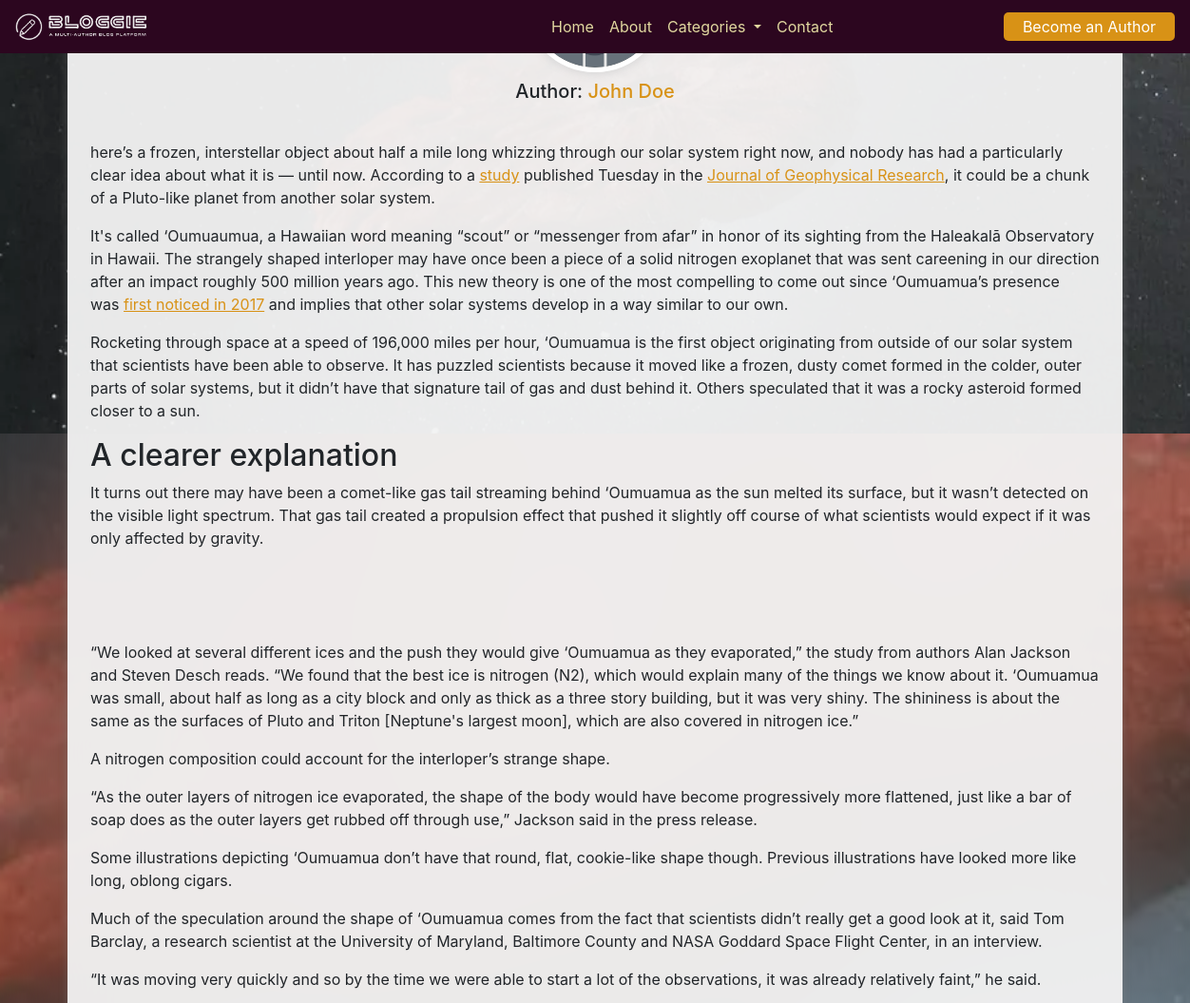
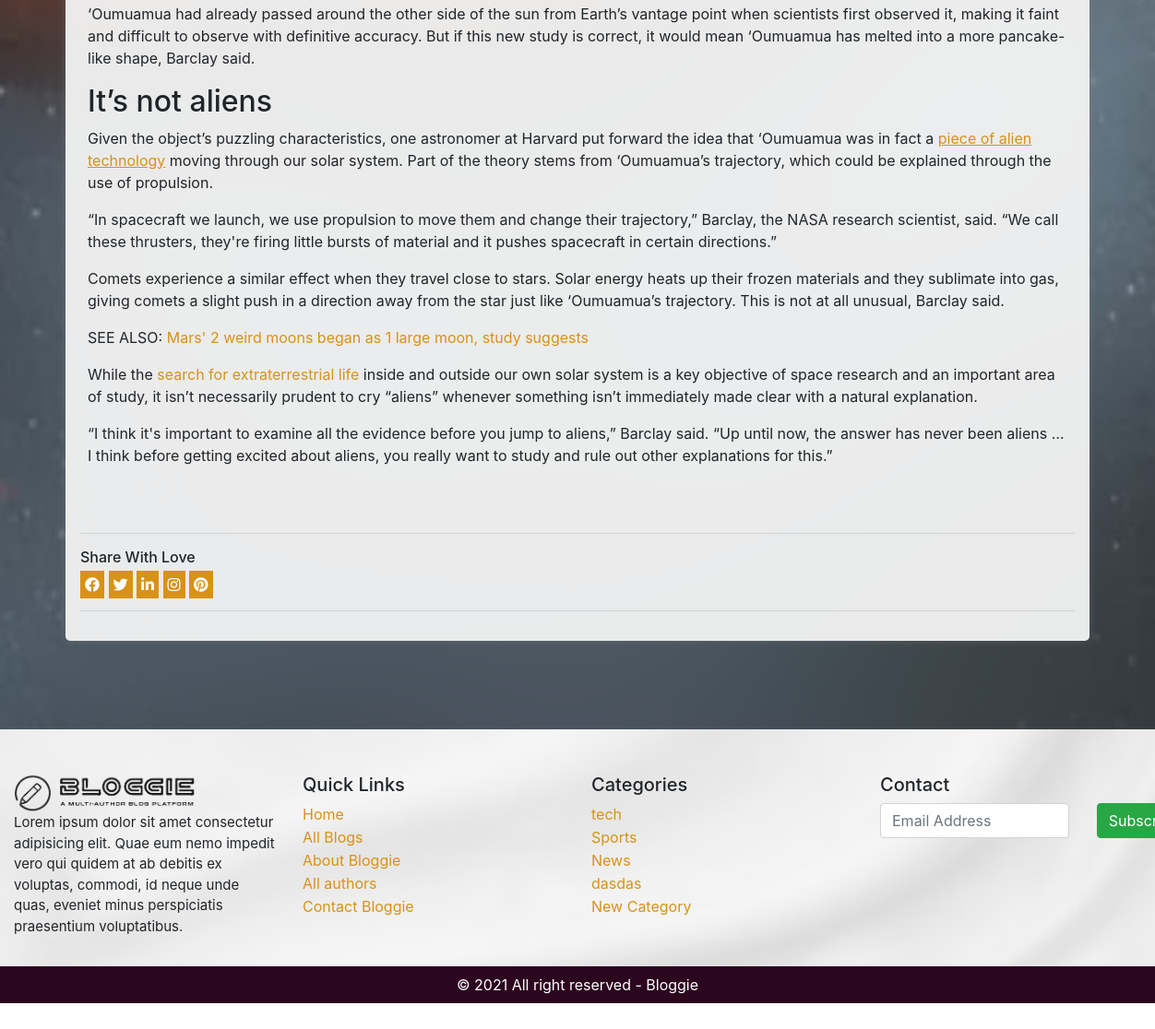
/post.php?id=104, run on the app's committed database (2 pictures, top to bottom).
### tables this page shows
CREATE TABLE `posts` (
  `id` int(30) NOT NULL,
  `slug` varchar(100) NOT NULL,
  `tittle` varchar(100) NOT NULL,
  `disc` longtext NOT NULL,
  `image` varchar(100) NOT NULL,
  `category` varchar(100) NOT NULL,
  `category_id` varchar(100) NOT NULL,
  `author_user` varchar(100) NOT NULL,
  `author_id` varchar(100) NOT NULL,
  `comment` int(20) NOT NULL,
  `post_status` varchar(100) NOT NULL,
  `date` datetime NOT NULL DEFAULT current_timestamp()
);

CREATE TABLE `categories` (
  `id` int(100) NOT NULL,
  `slug` varchar(200) NOT NULL,
  `name` varchar(200) NOT NULL,
  `status` varchar(200) NOT NULL,
  `date` date NOT NULL DEFAULT current_timestamp()
);

### post.php (the view, shortened to what this page needs)
<?php
if (isset($_GET["id"])) {
    $post_id = $_GET["id"];
} else {
    header('location:404.php');
}
include 'connection.php';
$topic_query = "SELECT *  FROM `posts` WHERE  `id` = $post_id";
$result = mysqli_query($con, $topic_query);
if (mysqli_num_rows($result) > 0) {
    while ($row = mysqli_fetch_assoc($result)) {
        $post_slug = $row["slug"];
        $post_disc = $row["disc"];
        $post_author_user = $row["author_user"];
    }
}
?>
<?php include 'header.php' ?>
<content-section>
    <div class="container">
        <div class="post-body">
            <div class="text-center">
            </div>
            <div class="author text-center p-2">
                <h5>Author: <a href=""> <?php echo $post_author_user ?></a></h5>
            </div>
            <div class="post-content p-4">
                <?php echo $post_disc ?>
            </div>
            <div class="p-3">
            <hr>
                <h6>Share With Love</h6>
                <div class="social-share">
                    <a target="blank" href="https://www.facebook.com/sharer/sharer.php?u=https://<?php echo $site_url?>/post/<?php echo $post_slug?>"><i class="fab fa-facebook"></i></a>
                    <a target="blank" href="http://twitter.com/intent/tweet?text=<?php echo $post_slug?>&url=<?php echo $site_url?>/post/<?php echo $post_slug?>"><i class="fab fa-twitter"></i></a>
                    <a target="blank" href="http://www.linkedin.com/shareArticle?mini=true&url=<?php echo $site_url?>/post/<?php echo $post_slug?>"><i class="fab fa-linkedin-in"></i></a>
                    <a href=""><i class="fab  fa-instagram"></i></a>
                    <a href=""><i class="fab fa-pinterest"></i></a>
                </div>
                <hr>
            </div>
        </div>
    </div>
</content-section>
<div class="p-5"></div>
<?php include 'footer.php'; ?>

### footer.php (shortened to what this page needs)
<footer-section>
    <div class="footer-area pt-5 pb-3">
        <div class="container-fluid">
            <div class="row">
                <div class="col-xl-3">
                    <div class="footer-content">
                        <img width="70%" src="uploads/theme/logo-dark.png" alt="">
                        <p>Lorem ipsum dolor sit amet consectetur adipisicing elit. Quae eum nemo impedit vero qui quidem at ab debitis ex voluptas, commodi, id neque unde quas, eveniet minus perspiciatis praesentium voluptatibus.</p>
                    </div>
                </div>
                <div class="col-xl-3">
                    <div class="footer-content">
                        <h5>Quick Links</h5>
                            <li><a href="">Home</a></li>
                            <li><a href="">All Blogs</a></li>
                            <li><a href="">About Bloggie</a></li>
                            <li><a href="">All authors</a></li>
                            <li><a href="">Contact Bloggie</a></li>
                    </div>
                </div>
                <div class="col-xl-3">
                    <div class="footer-content">
                        <h5>Categories</h5>
                            <?php
                            $topic_query = " SELECT * FROM `categories`  ORDER BY id DESC LIMIT 6";
                            $result = mysqli_query($con, $topic_query);
                            if (mysqli_num_rows($result) > 0) {
                                while ($row = mysqli_fetch_assoc($result)) {
                                    $topic_id = $row["id"];
                                    $topic_name = $row["name"];
                            ?>
                                    <li><a href="categories.php?id=<?php echo $topic_id?>"><?php echo $topic_name ?></a></li>
                            <?php
                                }
                            }
                            ?>
                    </div>
                </div>
                <div class="col-xl-3">
                    <div class="footer-content">
                        <h5>Contact</h5>
                        <div class="subscribe">
                            <div class="">
                                <form action="" method="post">
                                    <div class="row">
                                        <div class="col-9">
                                            <input type="email" class="form-control" name="" id="" aria-describedby="emailHelpId" placeholder="Email Address" required>
                                        </div>
                                        <div class="col-3">
                                            <button type="submit" class="btn btn-success">Subscribe</button>
                                        </div>
                                    </div>
                                </form>
                            </div>
                        </div>
                    </div>
                </div>
            </div>
        </div>
    </div>
    <div class="copyright-area">
        <div class="p-2 text-white  m-0 text-center">
            &copy; <?php echo date("Y"); ?> All right reserved - Bloggie
        </div>
    </div>
</footer-section>
</body>
</html>

### css/theme.css (style rules this page uses)
:root { --primary-dark: #2c061f; --text-grey: #374045; --action-yellow: #d89216; --light-yellow: #e1d89f; }
a { text-decoration: none; color: var(--action-yellow); }
.footer-area { background-image: url("../uploads/theme/footer-bg.jpg"); background-position: center; background-repeat: no-repeat; background-size: cover; }
.footer-area li { list-style: none; line-height: 25px; }
.footer-area p { font-size: 15px; }
.copyright-area { background: var(--primary-dark); }
.post-body { margin-top: -50px; background: rgba(243, 243, 243, 0.953); border-radius: 5px; box-shadow: 0px 0px 10px rgba(128, 128, 128, 0.378); }
.post-content { overflow: hidden !important; }
.social-share a { padding: 5px; background: var(--action-yellow); color: white; }

### data on the page
posts: author_user "John Doe", disc "here’s a frozen, interstellar object about half a mile long whizzing through our solar system right now, and nobody has had a particularly clear idea about what it is — until now. According to a study published Tuesday in the Journal of Geophysical Research , it could be a chunk of a Pluto-like planet from another solar system. It's called ‘Oumuaumua, a Hawaiian word meaning “scout” or “messenger from afar” in honor of its sighting from the Haleakalā Observatory in Hawaii. The strangely shaped interloper may have once been a piece of a solid nitrogen exoplanet that was sent careening in our direction after an impact roughly 500 million years ago. This new theory is one of the most…"
categories: name "tech"
categories: name "Sports"
categories: name "News"
categories: name "dasdas"
categories: name "New Category"
